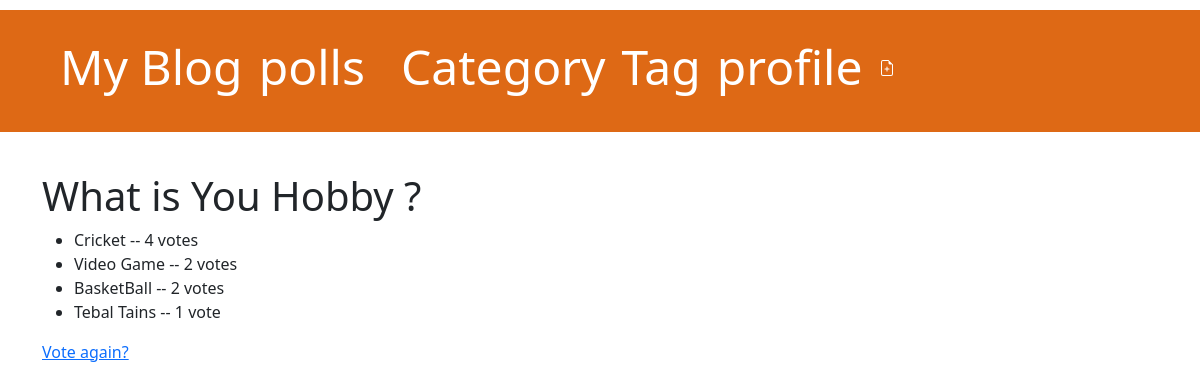
/polls/f34d6d45-1b74-4413-8f91-78777f857055/results/ (signed in), run on the app's committed database.
### polls/models.py (models this page shows, shortened)
class Question(models.Model):
    question_text = models.CharField('Question', max_length=200 , null=False,blank=False)
    pub_date = models.DateTimeField("date published" , null=False,blank=False)
    slug = models.SlugField(  unique=True,default=uuid.uuid4)

class Choice(models.Model):
    Question = models.ForeignKey(Question,on_delete=models.CASCADE)
    choice_text = models.CharField(max_length=200)
    votes = models.IntegerField(default=0)
    slug = models.SlugField(unique=True,default=uuid.uuid4)

### polls/views.py (the view)
# urls.py: path("<slug:slug>/results/", views.ResultsView.as_view(), name="results"),
class ResultsView(generic.DetailView):
    model = Question
    template_name = "polls/results.html"

### polls/templates/polls/results.html (shortened to what this page needs)
{% extends 'polls/index.html' %}
{% block content %}
<h1>{{ question.question_text }}</h1>
<ul>
{% for choice in question.choice_set.all %}
    <li>{{ choice.choice_text }} -- {{ choice.votes }} vote{{ choice.votes|pluralize }}</li>
{% endfor %}
</ul>
<a href="{% url 'polls:detail' question.slug %}">Vote again?</a>
{% endblock %}

### blogg/static/css/blog.css (style rules this page uses)
body { padding-left:60; }

### data on the page
Question: question_text "What is You Hobby ?"
Choice: choice_text "Cricket", votes "4"
Choice: choice_text "Video Game", votes "2"
Choice: choice_text "BasketBall", votes "2"
Choice: choice_text "Tebal Tains", votes "1"
